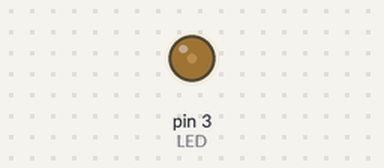
A sketch run on a simulated Arduino Uno, built with avr-gcc and run on an emulated ATmega328P. Shown: output pins drawn as LEDs (lit = HIGH).

Above: at 0.05 s.
At 1.25 s:
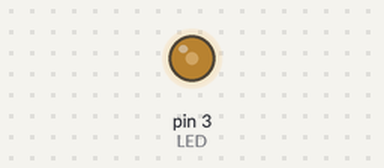
At 2.5 s:
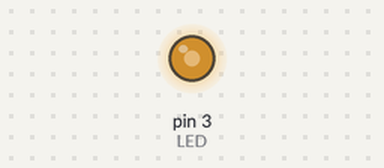
At 5.0 s:
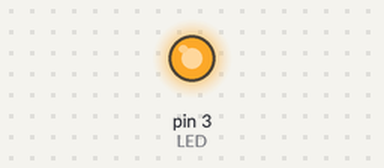
Timing chart, 0 to 6.5 s (numbered marks = the images above):
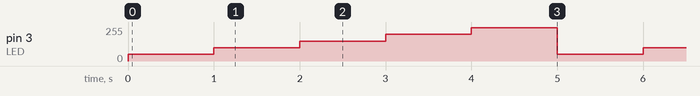

Measured:
- by itself, pin 3 (LED): repeats every 5.0 s: 100/255 1.0 s, 150/255 1.0 s, 200/255 1.0 s, 250/255 1.0 s, 50/255 1.0 s

The sketch:

Practica2b.ino
```cpp
// Programa para modificar la intensidad de un LED usando PWM
int LED = 3;                // Salida PWM a utilizar con el LED.
void setup() {
  // Bloque de código de configuración.
  pinMode(LED, OUTPUT);
}
void loop() {
  analogWrite(LED, 50);     // Enciende el LED
  delay(1000);              // Espera un segundo
  analogWrite(LED, 100);    // Enciende el LED
  delay(1000);
  analogWrite(LED, 150);    // Enciende el LED
  delay(1000);
  analogWrite(LED, 200);    // Enciende el LED
  delay(1000);
  analogWrite(LED, 250);    // Enciende el LED
  delay(1000);
}
```
